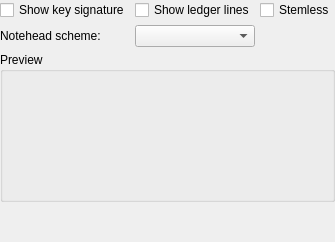
       <widget class="QWidget" name="page">
        <layout class="QVBoxLayout" name="verticalLayout_7" stretch="0,0,0">
         <property name="spacing">
          <number>5</number>
         </property>
         <property name="leftMargin">
          <number>0</number>
         </property>
         <property name="topMargin">
          <number>0</number>
         </property>
         <property name="rightMargin">
          <number>0</number>
         </property>
         <property name="bottomMargin">
          <number>0</number>
         </property>
         <item>
          <layout class="QGridLayout" name="gridLayout_2">
           <item row="2" column="0">
            <widget class="QCheckBox" name="genKeysigPitched">
             <property name="text">
              <string>Show key signature</string>
             </property>
            </widget>
           </item>
           <item row="2" column="1">
            <widget class="QCheckBox" name="showLedgerLinesPitched">
             <property name="text">
              <string>Show ledger lines</string>
             </property>
            </widget>
           </item>
           <item row="2" column="2">
            <widget class="QCheckBox" name="stemlessPitched">
             <property name="text">
              <string>Stemless</string>
             </property>
            </widget>
           </item>
           <item row="3" column="1">
            <widget class="QComboBox" name="noteHeadScheme"/>
           </item>
           <item row="3" column="0">
            <widget class="QLabel" name="label">
             <property name="text">
              <string>Notehead scheme:</string>
             </property>
             <property name="buddy">
              <cstring>noteHeadScheme</cstring>
             </property>
            </widget>
           </item>
          </layout>
         </item>
         <item>
          <widget class="QGroupBox" name="groupPreviewStandard">
           <property name="sizePolicy">
            <sizepolicy hsizetype="Expanding" vsizetype="Minimum">
             <horstretch>0</horstretch>
             <verstretch>0</verstretch>
            </sizepolicy>
           </property>
           <property name="minimumSize">
            <size>
             <width>0</width>
             <height>150</height>
            </size>
           </property>
           <property name="title">
            <string>Preview</string>
           </property>
           <layout class="QVBoxLayout" name="verticalLayout_49">
            <property name="leftMargin">
             <number>0</number>
            </property>
            <property name="topMargin">
             <number>0</number>
            </property>
            <property name="rightMargin">
             <number>0</number>
            </property>
            <property name="bottomMargin">
             <number>0</number>
            </property>
            <item>
             <widget class="kn::notation::ExampleView" name="standardPreview" native="true">
              <property name="sizePolicy">
               <sizepolicy hsizetype="Expanding" vsizetype="Minimum">
                <horstretch>0</horstretch>
                <verstretch>0</verstretch>
               </sizepolicy>
              </property>
              <property name="lineWidth" stdset="0">
               <number>2</number>
              </property>
             </widget>
            </item>
           </layout>
          </widget>
         </item>
         <item>
          <spacer name="verticalSpacer_2">
           <property name="orientation">
            <enum>Qt::Vertical</enum>
           </property>
           <property name="sizeHint" stdset="0">
            <size>
             <width>20</width>
             <height>40</height>
            </size>
           </property>
          </spacer>
         </item>
        </layout>
       </widget>
